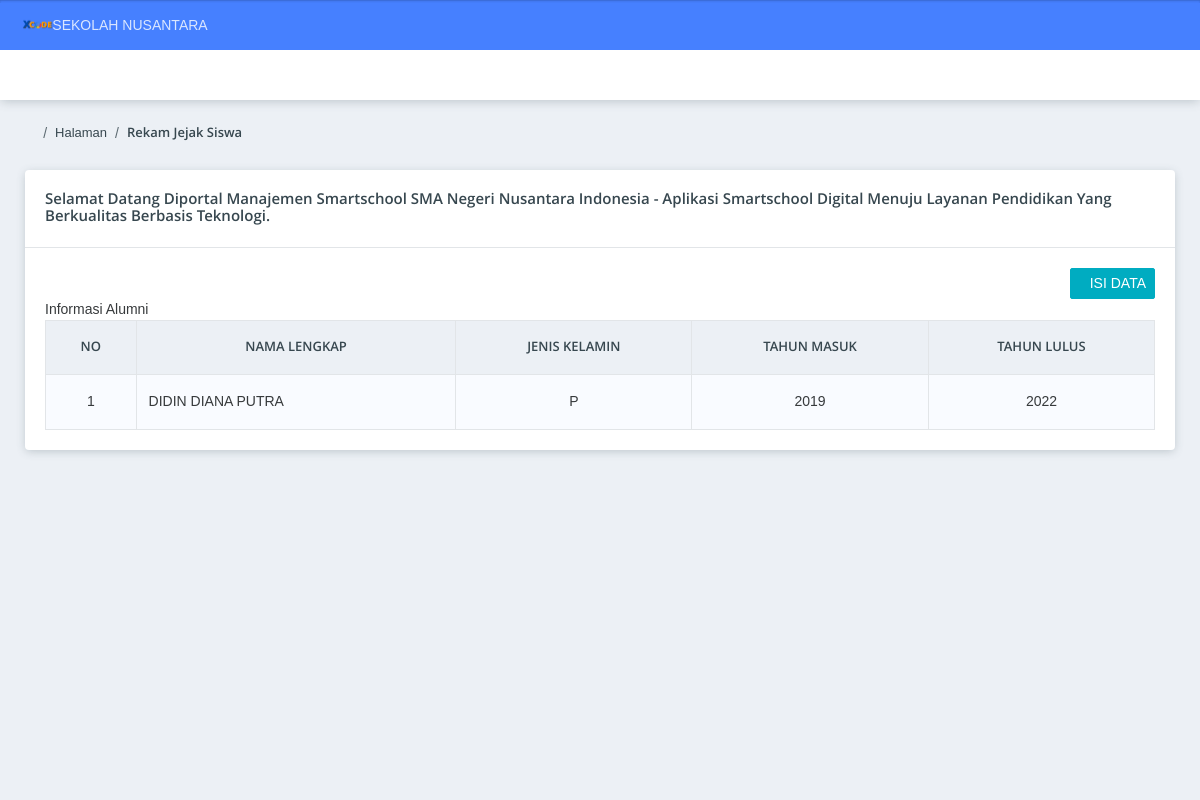
The page /index.php/beranda/alumni on the database its author committed.
### tables this page shows
CREATE TABLE `profil` (
  `id_profil` int(11) NOT NULL,
  `nsm` varchar(50) DEFAULT NULL,
  `npsn` varchar(50) NOT NULL,
  `nama_lembaga` varchar(50) NOT NULL,
  `nama_lembaganaungan` varchar(255) NOT NULL,
  `pemerintah` varchar(255) NOT NULL,
  `pemerintahkop` varchar(255) NOT NULL,
  `alamat_lembaga` varchar(255) NOT NULL,
  `kota_lembaga` varchar(50) NOT NULL,
  `provinsi_lembaga` varchar(50) NOT NULL,
  `notelp` varchar(50) NOT NULL,
  `email` varchar(50) NOT NULL,
  `nama_kepsek` varchar(50) NOT NULL,
  `nip_kepsek` varchar(25) NOT NULL,
  `alamatwebsite` varchar(100) NOT NULL,
  `logo` varchar(111) NOT NULL,
  `image` varchar(100) NOT NULL,
  `pesanberjalan` text NOT NULL,
  `status` varchar(50) NOT NULL,
  `video_profil` varchar(255) NOT NULL
);

CREATE TABLE `alumni` (
  `id_alumni` int(11) NOT NULL,
  `nama_alumni` varchar(100) NOT NULL,
  `jk` varchar(255) NOT NULL,
  `nisn` varchar(255) NOT NULL,
  `temapatlahir` varchar(255) NOT NULL,
  `tgl_lahir` varchar(255) NOT NULL,
  `agama` varchar(255) NOT NULL,
  `thn_masuk` varchar(255) NOT NULL,
  `thn_lulus` varchar(255) NOT NULL,
  `namaperusahaan` varchar(255) NOT NULL,
  `bidangusaha` varchar(255) NOT NULL,
  `pekerjaan` varchar(255) NOT NULL,
  `penghasilan` varchar(255) DEFAULT NULL,
  `ikatankerja` varchar(255) NOT NULL,
  `kompetensi` varchar(255) DEFAULT NULL,
  `perguruantinggi` varchar(255) NOT NULL,
  `programstudi` varchar(255) NOT NULL,
  `tanggalmasuk` varchar(255) NOT NULL,
  `keterangan` varchar(255) NOT NULL
);

### application/controllers/Beranda.php (called while the page is built, shortened)
<?php
class Beranda extends CI_Controller {
	function __construct(){
        $this->load->model('m_master');
        $this->load->model('m_beranda');
        $this->load->library("pagination");
	}
    public function alumni()
    {
        $this->load->model('m_beranda');
        $data = array(
            'setting'        => $this->m_beranda->setup()->result(),
            'data_profil'    => $this->m_beranda->get_profil()->result(),
            'dataalumni'     => $this->m_beranda->get_alumni()->result()
        );
        $this->load->view('alumni/dashboard', $data);
    }
}

### index.php (called while the page is built, shortened)
<?php
require_once BASEPATH.'core/CodeIgniter.php';

### application/models/M_beranda.php (called while the page is built, shortened)
<?php
class M_beranda extends CI_Model {
        public function get_alumni()
    {
        $this->db->select('*');
        $this->db->from('alumni');
        $this->db->order_by('thn_masuk', 'ASC');
        return $this->db->get();
    }
    public function get_profil()
    {
        $this->db->select('*');
        $this->db->from('profil');
        $this->db->order_by('id_profil', 'DESC');
        return $this->db->get();
    }
    public function setup()
	{
		$this->db->select('*');
        $this->db->from('setting');
		return $this->db->get();
	}
}

### application/views/alumni/dashboard.php (the view, shortened to what this page needs)
<!DOCTYPE html>
<html lang="en">
<head><?php foreach($data_profil as $res){ ?> <?php } ?>
    <link rel="stylesheet" href="<?php echo base_url() ?>assets/css/plugins/prism-coy.css">
    <link rel="stylesheet" href="<?php echo base_url() ?>assets/css/style.css">
    <link rel="stylesheet" href="<?php echo base_url() ?>assets/css/plugins/dataTables.bootstrap4.min.css">
</head>
<body>
    <nav class="pcoded-navbar theme-horizontal menu-light brand-blue">
        <div class="navbar-wrapper">
            <div class="navbar-content sidenav-horizontal" id="layout-sidenav">
            </div>
        </div>
    </nav>
    <header class="navbar pcoded-header navbar-expand-lg header-blue navbar-light">
        <div class="m-header">
            <a href="../beranda" class="b-brand">
                <img style="width:30px;30px;" src="<?php echo base_url() ?>upload/<?php echo $res->logo; ?>" alt="" class="logo">
            </a>
            <?php echo $res->nama_lembaga; ?>
        </div>
    </header>
    <div class="pcoded-main-container">
        <div class="pcoded-content">
            <div class="page-wrapper">
                <div class="page-header">
                    <div class="page-block">
                        <div class="row align-items-center">
                            <div class="col-md-12">
                                <ul class="breadcrumb">
                                    <li class="breadcrumb-item"><a href="index.html"><i class="feather icon-home"></i></a></li>
                                    <li class="breadcrumb-item"><a href="#!">Halaman</a></li>
                                    <li class="breadcrumb-item"><a href="#!">Rekam Jejak Siswa</a></li>
                                </ul>
                            </div>
                        </div>
                    </div>
                </div>
                <div class="row">
                    <div class="col-sm-12">
                        <div class="card">
                            <div class="card-header">
                                <h5><marquee><?php echo $res->pesanberjalan ?></marquee></h5>
                            </div>
                            <div class="card-body">
                            <div class="row align-items-center m-l-0">
                                <div class="col-sm-6 text-right">
                                    <button class="btn btn-info btn-sm btn-round has-ripple" data-toggle="modal" data-target="#modal-tambahtamu"><i class="feather icon-plus"></i>ISI DATA</button>
                                </div>
                            </div>
                            <div>Informasi Alumni</div>
                            <div class="table-responsive">
                            <table id="report-table" class="table table-bordered table-striped mb-0">
                                <thead>
                                    <tr class="text-center">
                                        <th>No</th>
                                        <th>Nama Lengkap</th>
                                        <th>Jenis Kelamin</th>
                                        <th>Tahun Masuk</th>
                                        <th>Tahun Lulus</th>
                                    </tr>
                                </thead>
                                <tbody><?php $no = 1; foreach($dataalumni as $res){ ?>
                                    <tr>
                                        <td class="text-center"><?php echo $no++ ?></td>
                                        <td><?php echo $res->nama_alumni ?></td>
                                        <td class="text-center"><?php echo $res->jk ?></td>
                                        <td class="text-center"><?php echo $res->thn_masuk ?></td>
                                        <td class="text-center"><?php echo $res->thn_lulus ?></td>
                                    </tr>
                                    <?php } ?>
                                </tbody>
                            </table>
                        </div>
                            </div>
                        </div>
                    </div>
                </div>
            </div>
        </div>
    </div>
</body>
</html>

### rows shown on the page
profil: logo (picture), nama_lembaga "SEKOLAH NUSANTARA", pesanberjalan "Selamat Datang Diportal Manajemen Smartschool SMA Negeri Nusantara Indonesia - Aplikasi Smartschool Digital Menuju Layanan Pendidikan Yang Berkualitas Berbasis Teknologi."
alumni: nama_alumni "DIDIN DIANA PUTRA", jk "P", thn_masuk "2019", thn_lulus "2022"
